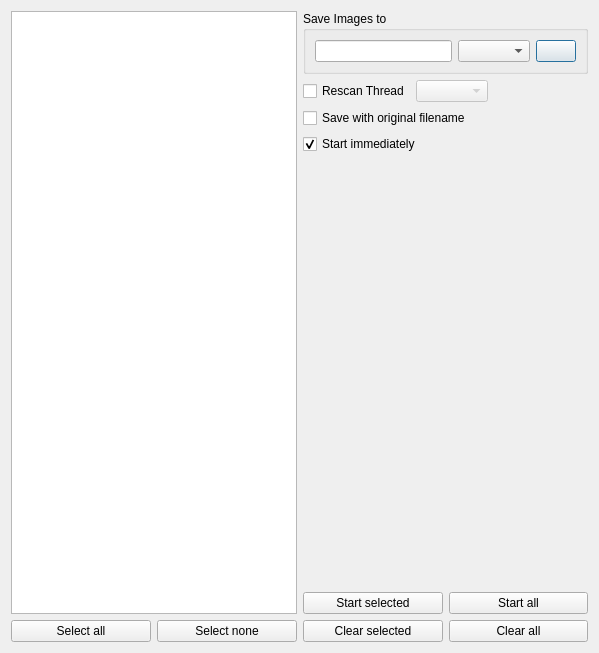
<?xml version="1.0" encoding="UTF-8"?>
<ui version="4.0">
 <class>UIThreadAdder</class>
 <widget class="QDialog" name="UIThreadAdder">
  <property name="geometry">
   <rect>
    <x>0</x>
    <y>0</y>
    <width>599</width>
    <height>653</height>
   </rect>
  </property>
  <property name="windowTitle">
   <string>Add multiple tabs</string>
  </property>
  <layout class="QGridLayout" name="gridLayout_2">
   <item row="0" column="0" rowspan="6">
    <widget class="QListWidget" name="listWidget">
     <property name="sizePolicy">
      <sizepolicy hsizetype="MinimumExpanding" vsizetype="Expanding">
       <horstretch>0</horstretch>
       <verstretch>0</verstretch>
      </sizepolicy>
     </property>
    </widget>
   </item>
   <item row="0" column="1">
    <widget class="QGroupBox" name="group">
     <property name="title">
      <string>Save Images to</string>
     </property>
     <layout class="QGridLayout" name="gridLayout">
      <item row="0" column="0">
       <widget class="QLineEdit" name="leSavepath">
        <property name="text">
         <string/>
        </property>
       </widget>
      </item>
      <item row="0" column="2">
       <widget class="QPushButton" name="btnChoosePath">
        <property name="toolTip">
         <string>Choose download folder</string>
        </property>
        <property name="text">
         <string/>
        </property>
        <property name="icon">
         <iconset resource="resources.qrc">
          <normaloff>:/icons/resources/search.png</normaloff>:/icons/resources/search.png</iconset>
        </property>
       </widget>
      </item>
      <item row="0" column="1">
       <widget class="QComboBox" name="cbFolderShortcuts"/>
      </item>
     </layout>
    </widget>
   </item>
   <item row="1" column="1">
    <layout class="QHBoxLayout" name="horizontalLayout_2">
     <item>
      <widget class="QCheckBox" name="cbRescan">
       <property name="text">
        <string>Rescan Thread</string>
       </property>
      </widget>
     </item>
     <item>
      <widget class="QComboBox" name="comboBox">
       <property name="enabled">
        <bool>false</bool>
       </property>
      </widget>
     </item>
     <item>
      <spacer name="horizontalSpacer">
       <property name="orientation">
        <enum>Qt::Horizontal</enum>
       </property>
       <property name="sizeHint" stdset="0">
        <size>
         <width>40</width>
         <height>20</height>
        </size>
       </property>
      </spacer>
     </item>
    </layout>
   </item>
   <item row="2" column="1">
    <widget class="QCheckBox" name="cbOriginalFilename">
     <property name="text">
      <string>Save with original filename</string>
     </property>
     <property name="checked">
      <bool>false</bool>
     </property>
    </widget>
   </item>
   <item row="3" column="1">
    <widget class="QCheckBox" name="cbStartImmediately">
     <property name="text">
      <string>Start immediately</string>
     </property>
     <property name="checked">
      <bool>true</bool>
     </property>
    </widget>
   </item>
   <item row="4" column="1">
    <spacer name="verticalSpacer">
     <property name="orientation">
      <enum>Qt::Vertical</enum>
     </property>
     <property name="sizeHint" stdset="0">
      <size>
       <width>20</width>
       <height>40</height>
      </size>
     </property>
    </spacer>
   </item>
   <item row="5" column="1">
    <layout class="QHBoxLayout" name="horizontalLayout_4">
     <item>
      <widget class="QPushButton" name="btnStartSelected">
       <property name="text">
        <string>Start selected</string>
       </property>
       <property name="icon">
        <iconset resource="resources.qrc">
         <normaloff>:/icons/resources/dialog-ok.png</normaloff>:/icons/resources/dialog-ok.png</iconset>
       </property>
      </widget>
     </item>
     <item>
      <widget class="QPushButton" name="btnStartAll">
       <property name="text">
        <string>Start all</string>
       </property>
       <property name="icon">
        <iconset resource="resources.qrc">
         <normaloff>:/icons/resources/yes.png</normaloff>:/icons/resources/yes.png</iconset>
       </property>
      </widget>
     </item>
    </layout>
   </item>
   <item row="6" column="1">
    <layout class="QHBoxLayout" name="horizontalLayout_3">
     <item>
      <widget class="QPushButton" name="btClearSelected">
       <property name="text">
        <string>Clear selected</string>
       </property>
       <property name="icon">
        <iconset resource="resources.qrc">
         <normaloff>:/icons/resources/close.png</normaloff>:/icons/resources/close.png</iconset>
       </property>
      </widget>
     </item>
     <item>
      <widget class="QPushButton" name="btnClearList">
       <property name="text">
        <string>Clear all</string>
       </property>
       <property name="icon">
        <iconset resource="resources.qrc">
         <normaloff>:/icons/resources/no.png</normaloff>:/icons/resources/no.png</iconset>
       </property>
      </widget>
     </item>
    </layout>
   </item>
   <item row="6" column="0">
    <layout class="QHBoxLayout" name="horizontalLayout">
     <item>
      <widget class="QPushButton" name="btnSelectAll">
       <property name="text">
        <string>Select all</string>
       </property>
      </widget>
     </item>
     <item>
      <widget class="QPushButton" name="btnSelectNone">
       <property name="text">
        <string>Select none</string>
       </property>
      </widget>
     </item>
    </layout>
   </item>
  </layout>
 </widget>
 <resources>
  <include location="resources.qrc"/>
 </resources>
 <connections>
  <connection>
   <sender>btnClearList</sender>
   <signal>clicked()</signal>
   <receiver>listWidget</receiver>
   <slot>clear()</slot>
   <hints>
    <hint type="sourcelabel">
     <x>588</x>
     <y>642</y>
    </hint>
    <hint type="destinationlabel">
     <x>234</x>
     <y>332</y>
    </hint>
   </hints>
  </connection>
  <connection>
   <sender>btnSelectAll</sender>
   <signal>clicked()</signal>
   <receiver>UIThreadAdder</receiver>
   <slot>selectAll()</slot>
   <hints>
    <hint type="sourcelabel">
     <x>149</x>
     <y>641</y>
    </hint>
    <hint type="destinationlabel">
     <x>330</x>
     <y>495</y>
    </hint>
   </hints>
  </connection>
  <connection>
   <sender>btnSelectNone</sender>
   <signal>clicked()</signal>
   <receiver>UIThreadAdder</receiver>
   <slot>selectNone()</slot>
   <hints>
    <hint type="sourcelabel">
     <x>295</x>
     <y>641</y>
    </hint>
    <hint type="destinationlabel">
     <x>493</x>
     <y>514</y>
    </hint>
   </hints>
  </connection>
  <connection>
   <sender>btnStartSelected</sender>
   <signal>clicked()</signal>
   <receiver>UIThreadAdder</receiver>
   <slot>startSelected()</slot>
   <hints>
    <hint type="sourcelabel">
     <x>443</x>
     <y>610</y>
    </hint>
    <hint type="destinationlabel">
     <x>388</x>
     <y>455</y>
    </hint>
   </hints>
  </connection>
  <connection>
   <sender>btnStartAll</sender>
   <signal>clicked()</signal>
   <receiver>UIThreadAdder</receiver>
   <slot>startAll()</slot>
   <hints>
    <hint type="sourcelabel">
     <x>461</x>
     <y>595</y>
    </hint>
    <hint type="destinationlabel">
     <x>505</x>
     <y>468</y>
    </hint>
   </hints>
  </connection>
  <connection>
   <sender>btClearSelected</sender>
   <signal>clicked()</signal>
   <receiver>UIThreadAdder</receiver>
   <slot>clearSelected()</slot>
   <hints>
    <hint type="sourcelabel">
     <x>381</x>
     <y>627</y>
    </hint>
    <hint type="destinationlabel">
     <x>416</x>
     <y>492</y>
    </hint>
   </hints>
  </connection>
  <connection>
   <sender>btnChoosePath</sender>
   <signal>clicked()</signal>
   <receiver>UIThreadAdder</receiver>
   <slot>chooseLocation()</slot>
   <hints>
    <hint type="sourcelabel">
     <x>559</x>
     <y>47</y>
    </hint>
    <hint type="destinationlabel">
     <x>567</x>
     <y>91</y>
    </hint>
   </hints>
  </connection>
 </connections>
 <slots>
  <slot>startAll()</slot>
  <slot>startSelected()</slot>
  <slot>clearAll()</slot>
  <slot>clearSelected()</slot>
  <slot>selectAll()</slot>
  <slot>selectNone()</slot>
  <slot>chooseLocation()</slot>
 </slots>
</ui>
